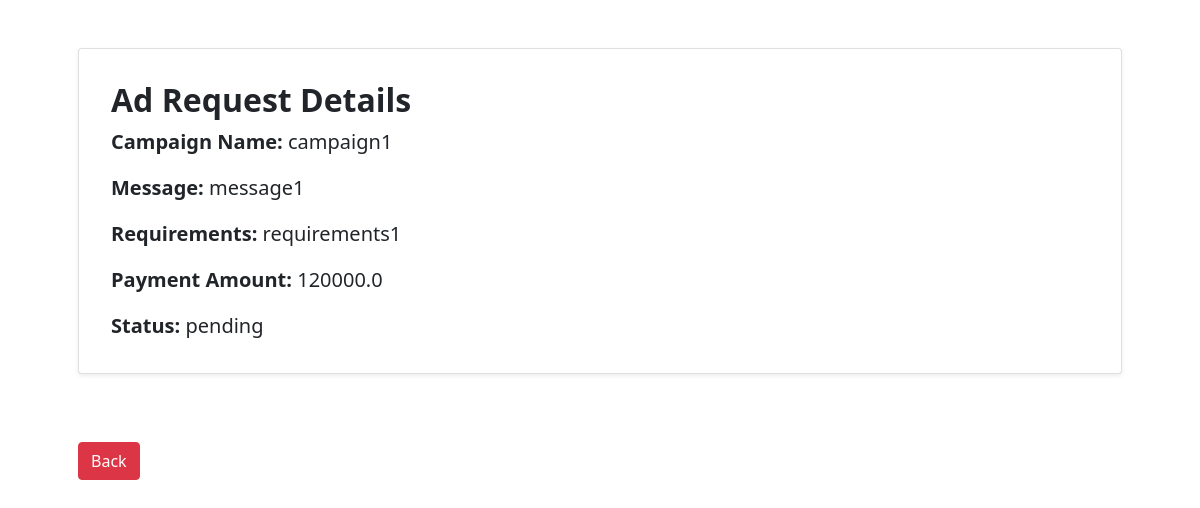
The page /view_ad_request/1 on the database its author committed.
### models.py (models this page shows)
class AddRequest(db.Model):
    id = db.Column(db.Integer, primary_key=True)
    campaign_id = db.Column(db.Integer, db.ForeignKey('campaign.id'), nullable=False)
    influencer_id = db.Column(db.Integer, db.ForeignKey('influencer.id'), nullable=False)
    sponsor_id = db.Column(db.Integer, db.ForeignKey('sponsor.id'))
    campaign_name = db.Column(db.String(50), nullable=False)
    message = db.Column(db.String(255), nullable=True)
    requirements = db.Column(db.String(255), nullable=False)
    payment_amount = db.Column(db.Float, nullable=False)
    status = db.Column(db.String(50), nullable=False, default='pending')
    set_entries = db.relationship('SetCampaignAdRequest', back_populates='ad_request')
    is_active = db.Column(db.Boolean, default=True)
    sponsor = db.relationship('Sponsor', backref='ad_requests')

### routes.py (the view)
@app.route('/view_ad_request/<int:ad_request_id>')
def ad_request_details(ad_request_id):
    ad_request = AddRequest.query.get_or_404(ad_request_id)
    if not ad_request:
        flash('No ad request exists')
        return redirect(url_for('influencer'))  # Handle not found cases
    return render_template('ad_request_details.html', ad_request=ad_request)

### templates/ad_request_details.html (shortened to what this page needs)
{% extends 'base.html' %}
{% block link %}
<link rel="stylesheet" href="/static/css/details.css">
{% endblock %}
{% block content %}
<div class="container mt-5">
    <div class="card shadow-sm p-3 mb-5 bg-white rounded">
        <div class="card-body">
            <h1 class="card-title">Ad Request Details</h1>
            <p class="card-text"><strong>Campaign Name:</strong> {{ ad_request.campaign_name }}</p>
            <p class="card-text"><strong>Message:</strong> {{ ad_request.message }}</p>
            <p class="card-text"><strong>Requirements:</strong> {{ ad_request.requirements }}</p>
            <p class="card-text"><strong>Payment Amount:</strong> {{ ad_request.payment_amount }}</p>
            <p class="card-text"><strong>Status:</strong> {{ ad_request.status }}</p>
        </div>
    </div>
    <button class="btn btn-danger" onclick="window.history.back()">Back</button>
</div>
{% endblock %}

### static/css/details.css (style rules this page uses)
.container { max-width: 800px; margin: auto; }
.card { margin: 20px 0; border: 1px solid #e3e6f0; border-radius: 0.75rem; transition: transform 0.3s, box-shadow 0.3s; }
.card-title { font-size: 2rem; font-weight: 700; color: #4e73df; }
.card-text { font-size: 1.25rem; margin-bottom: 1rem; }
.btn-danger { font-size: 1.25rem; margin-top: 20px; }

### rows shown on the page
AddRequest: campaign_name "campaign1", message "message1", requirements "requirements1", payment_amount "120000.0", status "pending"
